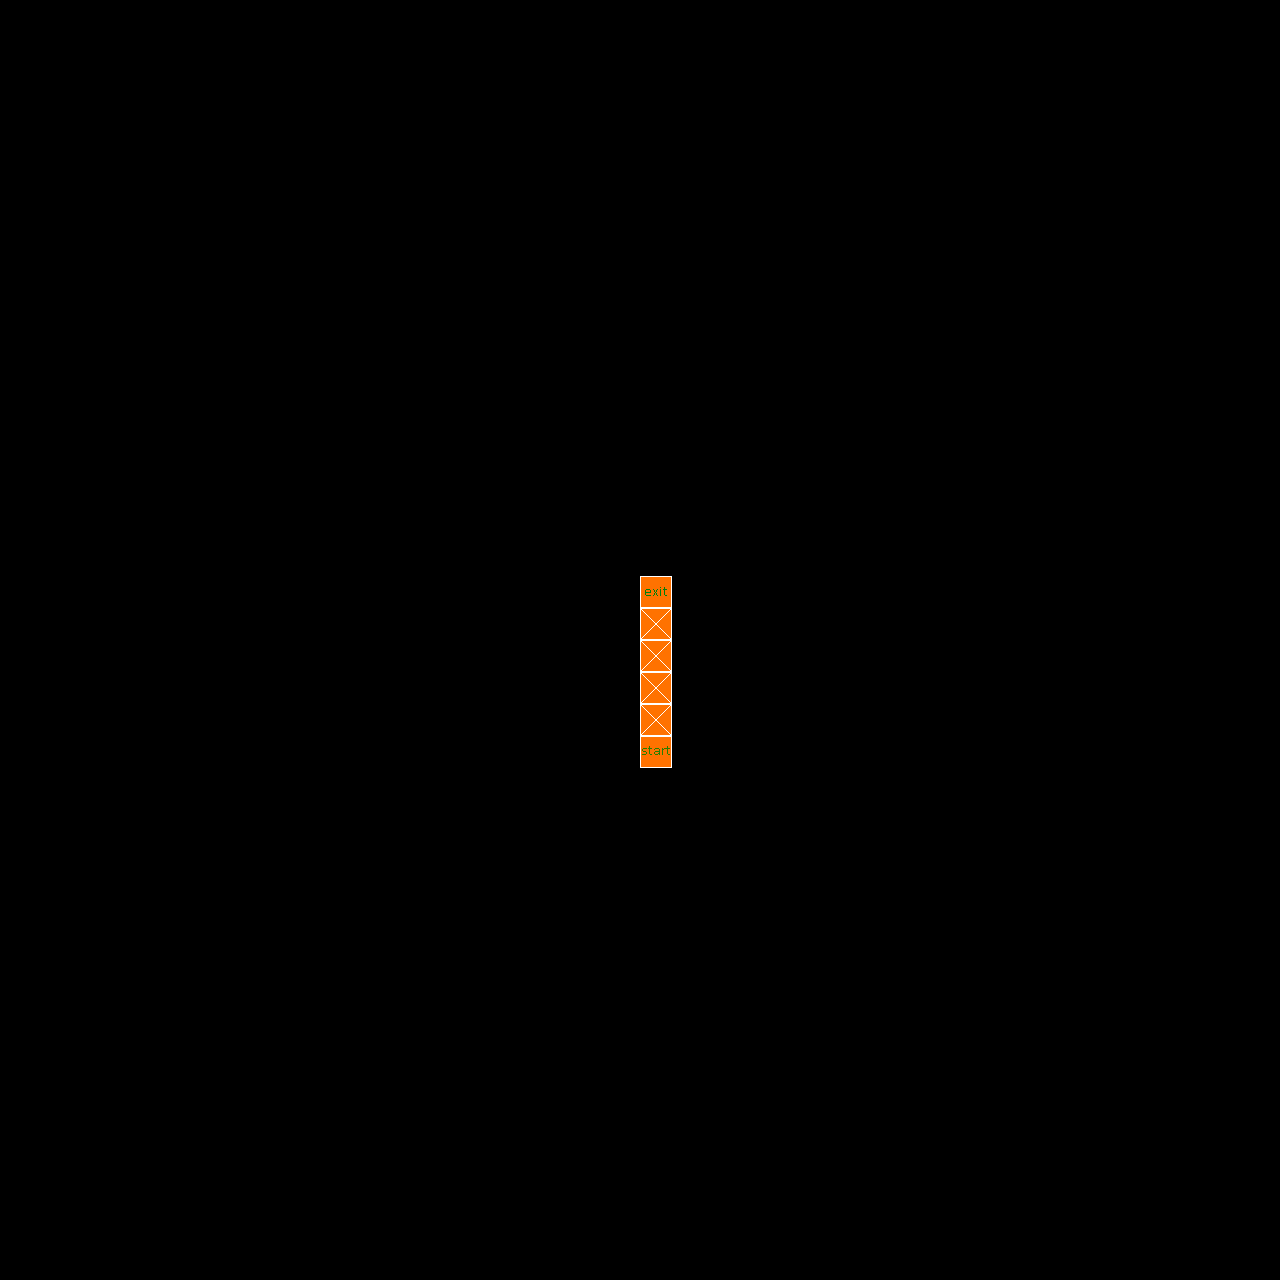

A 2D game scene composited from a Tiled map and its tileset images. What follows is a short description and the map's XML, with each tile layer's data collapsed to a summary:
An orthogonal 40x40 tile map with 32x32 px tiles, 3 tile layers (logic, triggers, graphics).

<map version="1.8" tiledversion="1.9.2" orientation="orthogonal" renderorder="right-down" width="40" height="40" tilewidth="32" tileheight="32" infinite="0" nextlayerid="6" nextobjectid="1">
 <tileset firstgid="1" source="../tilesets/logic_tiles.tsx" />
 <group id="2" name="level">
  <layer id="4" name="logic" width="40" height="40">
   <data>[1600 cells, 6 non-empty, 3 distinct tile ids]</data>
  </layer>
  <layer id="5" name="triggers" width="40" height="40">
   <data>[1600 cells, 0 non-empty, 0 distinct tile ids]</data>
  </layer>
 </group>
 <layer id="1" name="graphics" width="40" height="40">
  <data>[1600 cells, 0 non-empty, 0 distinct tile ids]</data>
 </layer>
</map>
